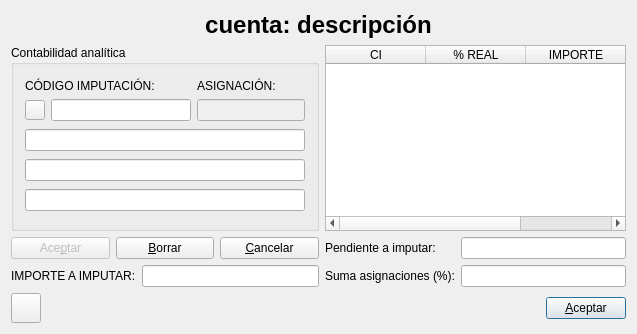
<?xml version="1.0" encoding="UTF-8"?>
<ui version="4.0">
 <author>José Manuel Díez Botella</author>
 <class>asignainputdiario</class>
 <widget class="QDialog" name="asignainputdiario">
  <property name="geometry">
   <rect>
    <x>0</x>
    <y>0</y>
    <width>637</width>
    <height>334</height>
   </rect>
  </property>
  <property name="windowTitle">
   <string>Imputación pase diario</string>
  </property>
  <layout class="QVBoxLayout" name="verticalLayout_3">
   <item>
    <widget class="QLabel" name="ctaactivolabel">
     <property name="font">
      <font>
       <pointsize>18</pointsize>
       <weight>75</weight>
       <bold>true</bold>
      </font>
     </property>
     <property name="text">
      <string>cuenta: descripción</string>
     </property>
     <property name="alignment">
      <set>Qt::AlignCenter</set>
     </property>
    </widget>
   </item>
   <item>
    <layout class="QHBoxLayout" name="horizontalLayout_2">
     <item>
      <layout class="QVBoxLayout" name="verticalLayout">
       <item>
        <widget class="QGroupBox" name="analiticagroupBox">
         <property name="title">
          <string>Contabilidad analítica</string>
         </property>
         <layout class="QVBoxLayout">
          <item>
           <layout class="QHBoxLayout">
            <item>
             <layout class="QVBoxLayout">
              <item>
               <widget class="QLabel" name="cilabel">
                <property name="enabled">
                 <bool>true</bool>
                </property>
                <property name="maximumSize">
                 <size>
                  <width>16777215</width>
                  <height>15</height>
                 </size>
                </property>
                <property name="text">
                 <string>CÓDIGO IMPUTACIÓN:</string>
                </property>
               </widget>
              </item>
              <item>
               <layout class="QHBoxLayout">
                <item>
                 <widget class="QPushButton" name="buscapushButton">
                  <property name="enabled">
                   <bool>true</bool>
                  </property>
                  <property name="minimumSize">
                   <size>
                    <width>20</width>
                    <height>20</height>
                   </size>
                  </property>
                  <property name="maximumSize">
                   <size>
                    <width>20</width>
                    <height>20</height>
                   </size>
                  </property>
                  <property name="text">
                   <string/>
                  </property>
                  <property name="icon">
                   <iconset resource="keme.qrc">
                    <normaloff>:/iconos/graf/viewer.xpm</normaloff>:/iconos/graf/viewer.xpm</iconset>
                  </property>
                 </widget>
                </item>
                <item>
                 <widget class="QLineEdit" name="cilineEdit">
                  <property name="enabled">
                   <bool>true</bool>
                  </property>
                  <property name="minimumSize">
                   <size>
                    <width>140</width>
                    <height>0</height>
                   </size>
                  </property>
                 </widget>
                </item>
               </layout>
              </item>
             </layout>
            </item>
            <item>
             <layout class="QVBoxLayout">
              <item>
               <widget class="QLabel" name="label">
                <property name="maximumSize">
                 <size>
                  <width>16777215</width>
                  <height>15</height>
                 </size>
                </property>
                <property name="text">
                 <string>ASIGNACIÓN:</string>
                </property>
               </widget>
              </item>
              <item>
               <widget class="QLineEdit" name="asignacionlineEdit">
                <property name="enabled">
                 <bool>false</bool>
                </property>
               </widget>
              </item>
             </layout>
            </item>
           </layout>
          </item>
          <item>
           <widget class="QLineEdit" name="nivel1lineEdit">
            <property name="enabled">
             <bool>true</bool>
            </property>
            <property name="font">
             <font>
              <pointsize>8</pointsize>
             </font>
            </property>
            <property name="readOnly">
             <bool>true</bool>
            </property>
           </widget>
          </item>
          <item>
           <widget class="QLineEdit" name="nivel2lineEdit">
            <property name="enabled">
             <bool>true</bool>
            </property>
            <property name="font">
             <font>
              <pointsize>8</pointsize>
             </font>
            </property>
            <property name="readOnly">
             <bool>true</bool>
            </property>
           </widget>
          </item>
          <item>
           <widget class="QLineEdit" name="nivel3lineEdit">
            <property name="enabled">
             <bool>true</bool>
            </property>
            <property name="font">
             <font>
              <pointsize>8</pointsize>
             </font>
            </property>
            <property name="readOnly">
             <bool>true</bool>
            </property>
           </widget>
          </item>
         </layout>
        </widget>
       </item>
       <item>
        <layout class="QHBoxLayout">
         <item>
          <widget class="QPushButton" name="aceptarcipushButton">
           <property name="enabled">
            <bool>false</bool>
           </property>
           <property name="text">
            <string>Ace&amp;ptar</string>
           </property>
           <property name="icon">
            <iconset resource="keme.qrc">
             <normaloff>:/iconos/graf/check2.png</normaloff>:/iconos/graf/check2.png</iconset>
           </property>
           <property name="default">
            <bool>true</bool>
           </property>
          </widget>
         </item>
         <item>
          <widget class="QPushButton" name="borrarcipushButton">
           <property name="text">
            <string>&amp;Borrar</string>
           </property>
           <property name="icon">
            <iconset resource="keme.qrc">
             <normaloff>:/iconos/graf/borrar.png</normaloff>:/iconos/graf/borrar.png</iconset>
           </property>
          </widget>
         </item>
         <item>
          <widget class="QPushButton" name="cancelarcipushButton">
           <property name="text">
            <string>&amp;Cancelar</string>
           </property>
           <property name="icon">
            <iconset resource="keme.qrc">
             <normaloff>:/iconos/graf/borraelem.png</normaloff>:/iconos/graf/borraelem.png</iconset>
           </property>
          </widget>
         </item>
        </layout>
       </item>
       <item>
        <layout class="QHBoxLayout" name="horizontalLayout">
         <item>
          <widget class="QLabel" name="label_3">
           <property name="text">
            <string>IMPORTE A IMPUTAR:</string>
           </property>
          </widget>
         </item>
         <item>
          <widget class="QLineEdit" name="importelineEdit">
           <property name="readOnly">
            <bool>true</bool>
           </property>
          </widget>
         </item>
        </layout>
       </item>
      </layout>
     </item>
     <item>
      <layout class="QVBoxLayout" name="verticalLayout_2">
       <item>
        <widget class="QTableWidget" name="tableWidget">
         <column>
          <property name="text">
           <string>CI</string>
          </property>
         </column>
         <column>
          <property name="text">
           <string>% REAL</string>
          </property>
         </column>
         <column>
          <property name="text">
           <string>IMPORTE</string>
          </property>
         </column>
        </widget>
       </item>
       <item>
        <layout class="QFormLayout" name="formLayout">
         <item row="0" column="0">
          <widget class="QLabel" name="label_4">
           <property name="text">
            <string>Pendiente a imputar:</string>
           </property>
          </widget>
         </item>
         <item row="0" column="1">
          <widget class="QLineEdit" name="pendientelineEdit">
           <property name="readOnly">
            <bool>true</bool>
           </property>
          </widget>
         </item>
         <item row="1" column="0">
          <widget class="QLabel" name="label_2">
           <property name="text">
            <string>Suma asignaciones (%):</string>
           </property>
          </widget>
         </item>
         <item row="1" column="1">
          <widget class="QLineEdit" name="sumalineEdit">
           <property name="readOnly">
            <bool>true</bool>
           </property>
          </widget>
         </item>
        </layout>
       </item>
      </layout>
     </item>
    </layout>
   </item>
   <item>
    <layout class="QHBoxLayout">
     <property name="spacing">
      <number>6</number>
     </property>
     <property name="leftMargin">
      <number>0</number>
     </property>
     <property name="topMargin">
      <number>0</number>
     </property>
     <property name="rightMargin">
      <number>0</number>
     </property>
     <property name="bottomMargin">
      <number>0</number>
     </property>
     <item>
      <widget class="QPushButton" name="predefpushButton">
       <property name="minimumSize">
        <size>
         <width>0</width>
         <height>30</height>
        </size>
       </property>
       <property name="maximumSize">
        <size>
         <width>30</width>
         <height>16777215</height>
        </size>
       </property>
       <property name="accessibleName">
        <string extracomment="Recargar imputaciones predefinidas"/>
       </property>
       <property name="text">
        <string/>
       </property>
       <property name="icon">
        <iconset resource="keme.qrc">
         <normaloff>:/iconos/graf/reload2.png</normaloff>:/iconos/graf/reload2.png</iconset>
       </property>
      </widget>
     </item>
     <item>
      <spacer>
       <property name="orientation">
        <enum>Qt::Horizontal</enum>
       </property>
       <property name="sizeHint" stdset="0">
        <size>
         <width>40</width>
         <height>20</height>
        </size>
       </property>
      </spacer>
     </item>
     <item>
      <widget class="QPushButton" name="aceptarpushButton">
       <property name="text">
        <string>&amp;Aceptar</string>
       </property>
       <property name="icon">
        <iconset>
         <normaloff>:/graf/Door.png</normaloff>:/graf/Door.png</iconset>
       </property>
       <property name="shortcut">
        <string>Alt+A</string>
       </property>
       <property name="default">
        <bool>true</bool>
       </property>
      </widget>
     </item>
    </layout>
   </item>
  </layout>
 </widget>
 <layoutdefault spacing="6" margin="11"/>
 <tabstops>
  <tabstop>aceptarpushButton</tabstop>
 </tabstops>
 <resources>
  <include location="keme.qrc"/>
 </resources>
 <connections>
  <connection>
   <sender>aceptarpushButton</sender>
   <signal>clicked()</signal>
   <receiver>asignainputdiario</receiver>
   <slot>accept()</slot>
   <hints>
    <hint type="sourcelabel">
     <x>623</x>
     <y>285</y>
    </hint>
    <hint type="destinationlabel">
     <x>582</x>
     <y>272</y>
    </hint>
   </hints>
  </connection>
 </connections>
</ui>
